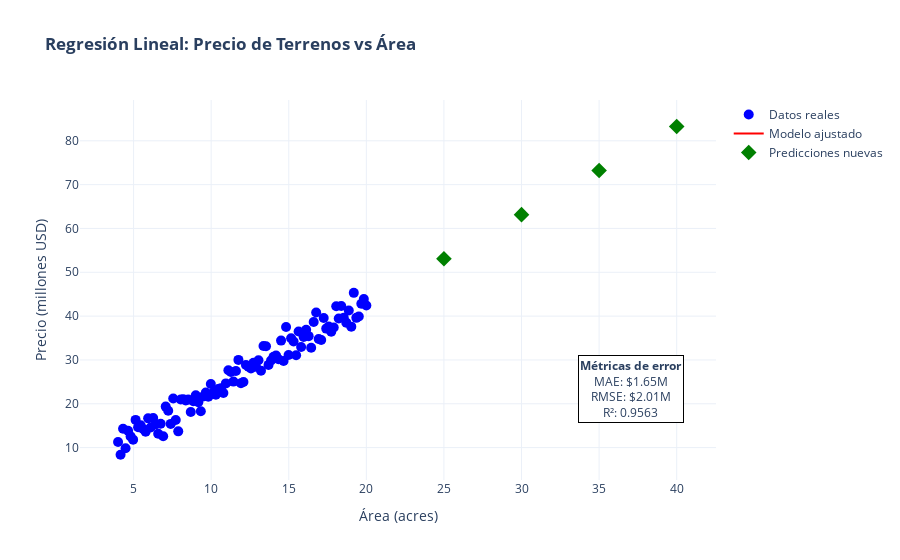

Write notebook code for a chart like this one.
### Code cell
%%time
"""Grafico con los resultados"""
import plotly.graph_objects as go

# Gráfico interactivo con Plotly 
fig = go.Figure()

# Datos reales (puntos azules)
fig.add_trace(go.Scatter(
    x=X.flatten(), y=y,
    mode='markers',
    name='Datos reales',
    marker=dict(color='blue', size=10),
    hovertemplate="Área: %{x} acres<br>Precio real: $%{y:.2f}M"
))

# Línea de regresión (roja)
x_line = np.linspace(min(X), max(nuevas_areas), 100)
y_line = c[0] + c[1] * x_line
fig.add_trace(go.Scatter(
    x=x_line, y=y_line,
    mode='lines',
    name='Modelo ajustado',
    line=dict(color='red', width=2),
    hovertemplate="Área: %{x} acres<br>Precio estimado: $%{y:.2f}M"
))

# Predicciones nuevas (diamantes verdes)
fig.add_trace(go.Scatter(
    x=nuevas_areas.flatten(), y=y_pred,
    mode='markers',
    name='Predicciones nuevas',
    marker=dict(color='green', size=12, symbol='diamond'),
    hovertemplate="Área: %{x} acres<br>Precio predicho: $%{y:.2f}M"
))

# Cuadro de texto con métricas
fig.add_annotation(
    xref="paper", yref="paper",
    x=0.95, y=0.15,
    text=f"<b>Métricas de error</b><br>MAE: ${mae:.2f}M<br>RMSE: ${rmse:.2f}M<br>R²: {r2:.4f}",
    showarrow=False,
    bgcolor="white",
    bordercolor="black",
    borderwidth=1
)

# Formato del gráfico
fig.update_layout(
    title='<b>Regresión Lineal: Precio de Terrenos vs Área</b>',
    xaxis_title='Área (acres)',
    yaxis_title='Precio (millones USD)',
    hovermode="x unified",
    showlegend=True,
    template="plotly_white"
)

fig.show()

### Figure 1 — Plotly figure (JSON) as saved in the notebook; plotly's stock layout.template omitted (floating-point values rounded to 4 significant figures)
{"data": [{"hovertemplate": "Área: %{x} acres<br>Precio real: $%{y:.2f}M", "marker": {"color": "blue", "size": 10}, "mode": "markers", "name": "Datos reales", "type": "scatter", "x": [4, 4.162, 4.323, 4.485, 4.646, 4.808, 4.97, 5.131, 5.293, 5.455, 5.616, 5.778, 5.939, 6.101, 6.263, 6.424, 6.586, 6.747, 6.909, 7.071, 7.232, 7.394, 7.556, 7.717, 7.879, 8.04, 8.202, 8.364, 8.525, 8.687, 8.848, 9.01, 9.172, 9.333, 9.495, 9.657, 9.818, 9.98, 10.14, 10.3, 10.46, 10.63, 10.79, 10.95, 11.11, 11.27, 11.43, 11.6, 11.76, 11.92, 12.08, 12.24, 12.4, 12.57, 12.73, 12.89, 13.05, 13.21, 13.37, 13.54, 13.7, 13.86, 14.02, 14.18, 14.34, 14.51, 14.67, 14.83, 14.99, 15.15, 15.31, 15.47, 15.64, 15.8, 15.96, 16.12, 16.28, 16.44, 16.61, 16.77, 16.93, 17.09, 17.25, 17.41, 17.58, 17.74, 17.9, 18.06, 18.22, 18.38, 18.55, 18.71, 18.87, 19.03, 19.19, 19.35, 19.52, 19.68, 19.84, 20], "y": [11.27, 8.368, 14.3, 9.85, 13.84, 12.56, 11.81, 16.32, 14.64, 15.1, 14.26, 13.62, 16.68, 14.57, 16.75, 15.31, 13.14, 15.45, 12.6, 19.35, 18.4, 15.41, 21.21, 16.31, 13.71, 20.98, 21.03, 20.74, 20.96, 18.14, 20.58, 21.96, 20.36, 18.3, 21.68, 22.54, 21.6, 24.49, 22.56, 22.04, 23.37, 23.57, 22.44, 24.65, 27.65, 27.26, 25.06, 27.47, 30.01, 24.7, 24.98, 28.85, 28.45, 28.05, 29.37, 28.43, 29.93, 27.56, 33.17, 33.14, 28.87, 29.89, 30.72, 30.99, 30.18, 34.41, 29.76, 37.53, 31.13, 34.95, 34.22, 31.09, 36.5, 32.94, 35.22, 36.9, 35.43, 32.78, 38.64, 40.82, 34.77, 34.57, 39.57, 37.15, 37.62, 36.45, 37.4, 42.25, 39.45, 42.31, 39.64, 38.51, 41.3, 37.6, 45.3, 39.6, 39.9, 42.81, 43.91, 42.4]}, {"hovertemplate": "Área: %{x} acres<br>Precio estimado: $%{y:.2f}M", "line": {"color": "red", "width": 2}, "mode": "lines", "name": "Modelo ajustado", "type": "scatter", "x": [[4], [4.364], [4.727], [5.091], [5.455], [5.818], [6.182], [6.545], [6.909], [7.273], [7.636], [8], [8.364], [8.727], [9.091], [9.455], [9.818], [10.18], [10.55], [10.91], [11.27], [11.64], [12], [12.36], [12.73], [13.09], [13.45], [13.82], [14.18], [14.55], [14.91], [15.27], [15.64], [16], [16.36], [16.73], [17.09], [17.45], [17.82], [18.18], [18.55], [18.91], [19.27], [19.64], [20], [20.36], [20.73], [21.09], [21.45], [21.82], [22.18], [22.55], [22.91], [23.27], [23.64], [24], [24.36], [24.73], [25.09], [25.45], [25.82], [26.18], [26.55], [26.91], [27.27], [27.64], [28], [28.36], [28.73], [29.09], [29.45], [29.82], [30.18], [30.55], [30.91], [31.27], [31.64], [32], [32.36], [32.73], [33.09], [33.45], [33.82], [34.18], [34.55], [34.91], [35.27], [35.64], [36], [36.36], [36.73], [37.09], [37.45], [37.82], [38.18], [38.55], [38.91], [39.27], [39.64], [40]], "y": [[10.88], [11.61], [12.34], [13.07], [13.8], [14.53], [15.26], [16.0], [16.73], [17.46], [18.19], [18.92], [19.65], [20.38], [21.11], [21.85], [22.58], [23.31], [24.04], [24.77], [25.5], [26.23], [26.96], [27.7], [28.43], [29.16], [29.89], [30.62], [31.35], [32.08], [32.81], [33.54], [34.28], [35.01], [35.74], [36.47], [37.2], [37.93], [38.66], [39.39], [40.13], [40.86], [41.59], [42.32], [43.05], [43.78], [44.51], [45.24], [45.97], [46.71], [47.44], [48.17], [48.9], [49.63], [50.36], [51.09], [51.82], [52.56], [53.29], [54.02], [54.75], [55.48], [56.21], [56.94], [57.67], [58.4], [59.14], [59.87], [60.6], [61.33], [62.06], [62.79], [63.52], [64.25], [64.99], [65.72], [66.45], [67.18], [67.91], [68.64], [69.37], [70.1], [70.83], [71.57], [72.3], [73.03], [73.76], [74.49], [75.22], [75.95], [76.68], [77.42], [78.15], [78.88], [79.61], [80.34], [81.07], [81.8], [82.53], [83.26]]}, {"hovertemplate": "Área: %{x} acres<br>Precio predicho: $%{y:.2f}M", "marker": {"color": "green", "size": 12, "symbol": "diamond"}, "mode": "markers", "name": "Predicciones nuevas", "type": "scatter", "x": [25, 30, 35, 40], "y": [53.1, 63.16, 73.21, 83.26]}], "layout": {"annotations": [{"bgcolor": "white", "bordercolor": "black", "borderwidth": 1, "showarrow": false, "text": "<b>Métricas de error</b><br>MAE: $1.65M<br>RMSE: $2.01M<br>R²: 0.9563", "x": 0.95, "xref": "paper", "y": 0.15, "yref": "paper"}], "hovermode": "x unified", "showlegend": true, "title": {"text": "<b>Regresión Lineal: Precio de Terrenos vs Área</b>"}, "xaxis": {"title": {"text": "Área (acres)"}}, "yaxis": {"title": {"text": "Precio (millones USD)"}}}}
